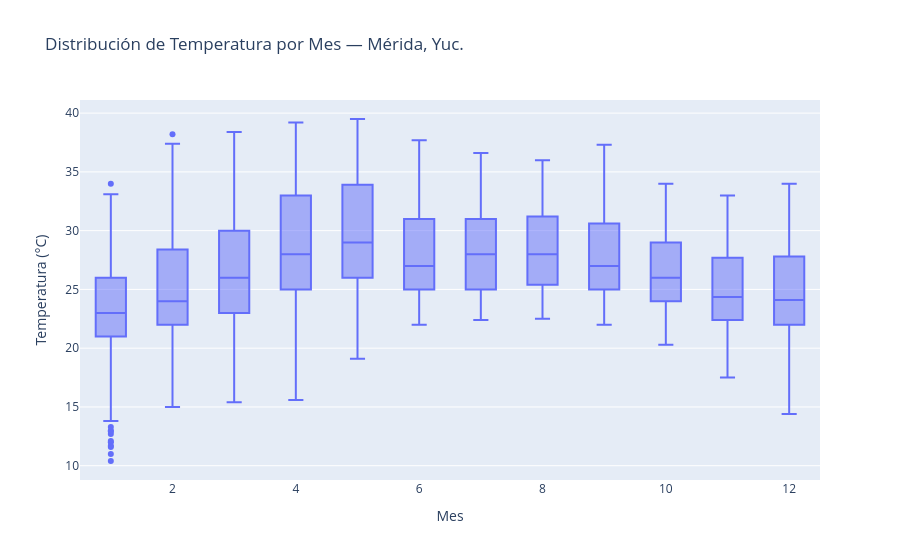

Notebook code cell kept with this figure:
### Code cell
# Gráfico de temp por mes

fig = px.line(df_temp_mes,
            x = 'mes',
            y = 'temp_media',
            markers = True,
            labels={
                    'temp_media': 'Temperatura (°C)',
                    'mes': 'Mes'
                },
                title='Temperatura media por mes')
fig.show()

### Figure 1 — Plotly figure (JSON) as saved in the notebook; plotly's stock layout.template omitted (floating-point values rounded to 4 significant figures; data arrays with more than 128 entries replaced by an {"elided": "..."} marker saying what was removed)
{"data": [{"alignmentgroup": "True", "hovertemplate": "Mes=%{x}<br>Temperatura (°C)=%{y}<extra></extra>", "legendgroup": "", "marker": {"color": "#636efa"}, "name": "", "notched": false, "offsetgroup": "", "orientation": "v", "showlegend": false, "type": "box", "x": {"elided": "8760 int values"}, "x0": " ", "xaxis": "x", "y": {"elided": "8760 float values"}, "y0": " ", "yaxis": "y"}], "layout": {"boxmode": "group", "legend": {"tracegroupgap": 0}, "title": {"text": "Distribución de Temperatura por Mes — Mérida, Yuc."}, "xaxis": {"anchor": "y", "domain": [0, 1], "title": {"text": "Mes"}}, "yaxis": {"anchor": "x", "domain": [0, 1], "title": {"text": "Temperatura (°C)"}}}}
